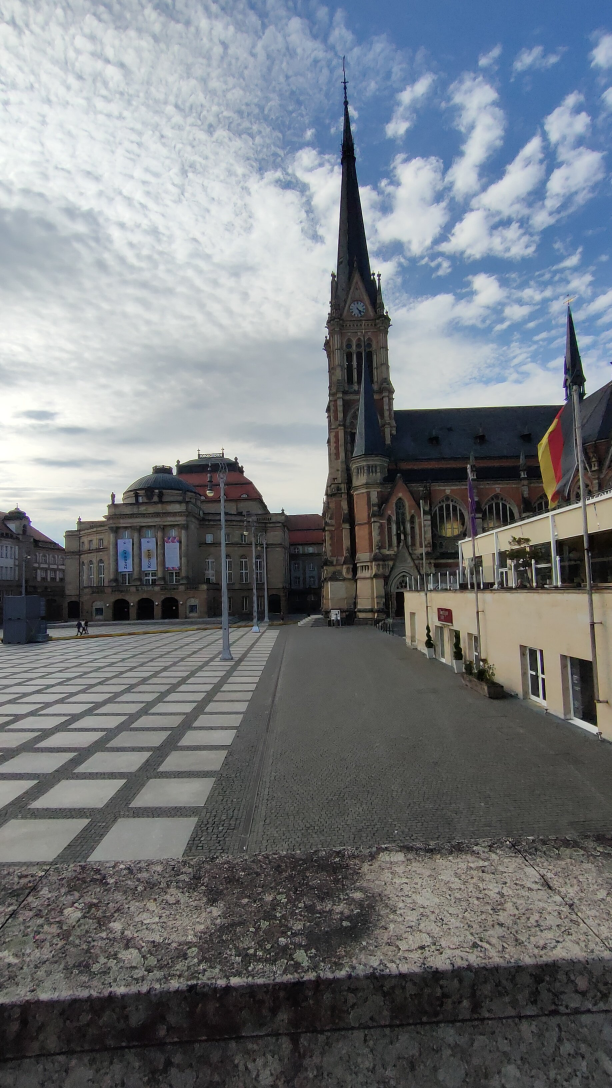
#> input picture 06_NN/resources/Chemnitz_Hauptplatz.jpg, 1836 x 3264 px (shown at 1/3 size)
$ jupyter execute nn_9_cnn_1.ipynb
#> lines starting #> are read from the running program, lines starting #| are printed output that depends on the picture
<div style="
    border: 2px solid #4CAF50;
    padding: 15px;
    background-color: #f4f4f4;
    border-radius: 10px;
    align-items: center;">

<h1 style="margin: 0; color: #4CAF50;">Neural Networks: Convolutional Neural Networks (1)</h1>
<h2 style="margin: 5px 0; color: #555;">DSAI</h2>
<h3 style="margin: 5px 0; color: #555;">Jakob Eggl</h3>

<div style="flex-shrink: 0;">

</div>
<p1> © 2025/26 Jakob Eggl. Nutzung oder Verbreitung nur mit ausdrücklicher Genehmigung des Autors.</p1>
</div>
<div style="flex: 1;">
</div>

Nachdem wir bisher nur von `Linear`-Layers gesprochen haben, möchten wir uns jetzt auf eine **neue Architektur** fokusieren. Diese ist besonders geeignet für Bilder und hat eine gravierend andere funktionsweise als bisherige Layers.

Die Rede ist von sogenannten **Convolution**-Layers, welche dann die sogenannten Convolutional Neural Networks (CNN's) bilden.

In diesem Notebook wollen wir:
1) Zuerst die Convolution-Operation kennenlernen und deren Anwendung in der klassischen Bildbearbeitung betrachten bevor wir
2) Uns das Convolution-Layer in PyTorch ansehen und uns am Schluss
3) Über die weiteren damit verbundenen Layers wie Pooling befassen.

**Hinweis:** *Convolution* ist der englische Begriff für *Faltung*.

**Hinweis:** Die Faltung ist eine mathematische Operation, welche [hier](https://de.wikipedia.org/wiki/Faltung_(Mathematik)) nachgelesen werden *kann*.

## Die Convolution-Operation

Zu Beginn wollen wir uns die Faltungsoperation auf Bildern ansehen.

In diesem Notebook haben wir dabei immer folgendes Setup:
* Wir haben ein Bild, sprich mathematisch gesehen einen $(3, \text{Hoehe}, \text{Breite})$ Tensor, also dreimal eine Matrix der Größe $\text{Hoehe} \times \text{Breite}$.
* Wir haben einen Filter $K$ (auch Kernel genannt), mathematisch gesehen ist das auch ein Tensor, der Einfachkeit halber (und das trifft auch meistens zu) denken wir einfach an eine Matrix.
* Wir wollen den Filter auf unser Bild anwenden und dabei ein neues Bild, also eine neue Matrix generieren.

Betrachten wir hier zuerst mal ein paar Beispiele.

(von https://www.youtube.com/watch?v=KuXjwB4LzSA)

(von https://www.youtube.com/watch?v=KuXjwB4LzSA)

Hier ist bei beiden Bildern rechts oben bzw. auch links das große Bild das Ausgangsbild. Rechts oben (blau umrahmt) ist der Filter zu sehen.

Das Ergebnis der Faltungsoperation (Convolution) ist unten rechts zu sehen:
Im Super-Mario Bild ist das ein Unschärfe Filter, im zweiten Bild mehr oder weniger das Gegenteil, sprich ein Filter zum Schärfen des Bildes.

**Aber was passiert da genau?**

Wir betrachten dazu ein **schwarz-weiß Bild**, also eine Matrix als unseren Input.

In unserem Fall ist das die **Matrix**:
$$X=\begin{pmatrix}
    0 & 0 & 0 & 0 & 0 & 0\\
    0 & 1.0 & 0 & 0 & 0.4 & 0\\
    0 & 0 & 0 & 0.4 & 0 & 0\\
    0 & 0 & 0 & 0 & 0.4 & 0\\
    0 & 0 & 0 & 0.4 & 0 & 0\\
    0 & 0 & 0 & 0 & 0.4 & 0
\end{pmatrix}$$

Dazu wollen wir als **Kernel (=Filter)** folgende Matrix verwenden

$$K = \begin{pmatrix}
    0 & 0 & 0.5 \\
    0 & 0.5 & 0 \\
    0 & 0 & 0.5
\end{pmatrix}$$

Bei der Faltung wird nun der Filter über den Input $X$ gelegt, und das in jeder möglichen Kombination.

Das sieht in unserem Fall dann so aus für den ersten Eintrag des Ergebnisses.

(von Dr. Andreas Schörgenhumer; Hands-On AI1 WS2021)

**Was ist hier passiert?** Wir haben den Filter (rot) über unser Bild (blau) gelegt und danach einfach Elementweise Matrix-Multipliziert und das Ergebnis zusammen gezählt.

Dies wiederholen wir jetzt auch für die anderen Möglichkeiten. Also wir shiften unseren Kern um 1 Spalte nach rechts.

(von Dr. Andreas Schörgenhumer; Hands-On AI1 WS2021)

Dies wiederholen wir jetzt solange, bis wir alle Möglichkeiten durch haben.

(von Dr. Andreas Schörgenhumer; Hands-On AI1 WS2021)

(von Dr. Andreas Schörgenhumer; Hands-On AI1 WS2021)

(von Dr. Andreas Schörgenhumer; Hands-On AI1 WS2021)

(von Dr. Andreas Schörgenhumer; Hands-On AI1 WS2021)

(von Dr. Andreas Schörgenhumer; Hands-On AI1 WS2021)

**Wichtig:** Wie wir sehen ist also die Faltung quasi (mathematisch sehr ungenau) wie ein 2D-Skalarprodukt.

Somit können wir auch erklären, warum beim Super-Mario Bild vorher ein unscharfer Output erzeugt wird. Der Grund ist, weil einfach der neue Pixel-Wert der Durchschnitt von allen umliegenden Pixelwerten ist.

**Wichtig:** Beim Super-Mario und Kirby Bild ist die Faltung jeweils auf jeden Channel ausgeführt worden. Dabei wurde jedes mal der gleiche Filter (Kernel) verwendet.

Wir wollen nun ein paar weitere Filter ausprobieren bei eigenen Bildern. Dazu nutzen wir die `cv2` Bibliothek. Das geht (falls noch nicht vorhanden mit dem `pip install opencv-python` Command).

[cell 1]
import cv2
import matplotlib
import matplotlib.pyplot as plt
import numpy as np
import os

[cell 2]
image_path = os.path.join("..", "resources", "Chemnitz_Hauptplatz.jpg")
image = cv2.imread(image_path, cv2.IMREAD_GRAYSCALE)
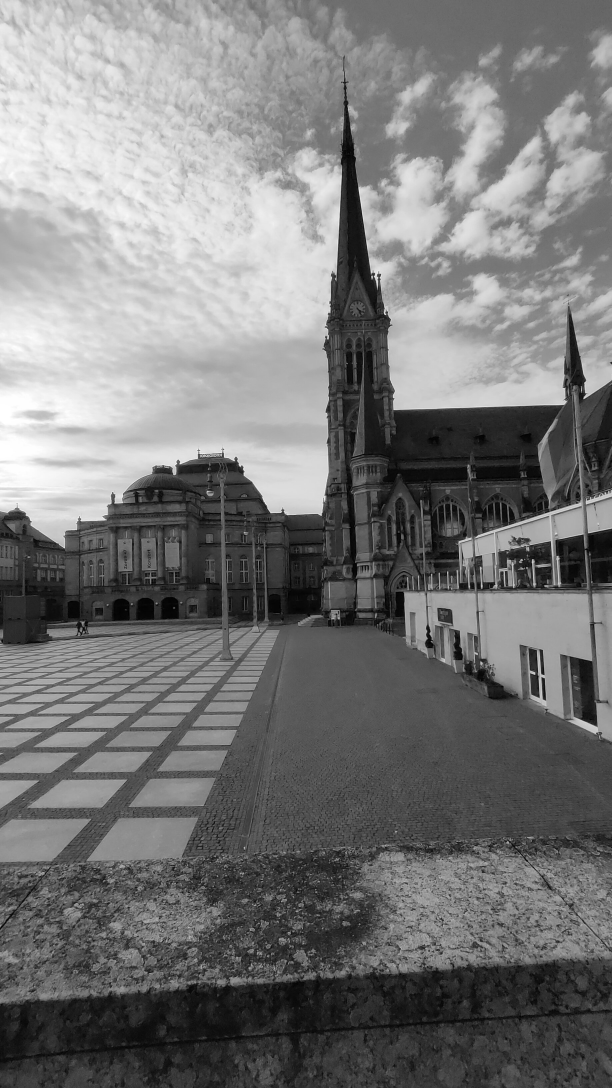
#> image: shape (3264, 1836) (shown at 1/3 size); min 0, max 255, mean 120.3

fig, ax = plt.subplots(figsize=(3, 6))
ax.imshow(image, cmap="gray", vmin=0, vmax=255)

ax.grid(False)
ax.set_xticks([])
ax.set_yticks([])

plt.show()

Nun definieren wir unsere Kernel. Beispiele sind zum Beispiel die Sobel Filter.

[cell 3]
sobel_x = np.array([
    [ -1,  0,  1],
    [ -2,  0,  2],
    [ -1,  0,  1]
])
sobel_y = np.array([
    [ -1, -2, -1],
    [  0,  0,  0],
    [  1,  2,  1]
])


mean_blur = 1/400 * np.ones((20, 20))

edge_detection = sobel_x + sobel_y

gaussian_blur = 1/36 * np.array([
    [1,4,1],
    [4,16,4],
    [1,4,1]
])

filter = edge_detection

filtered_image = cv2.filter2D(image, -1, filter)
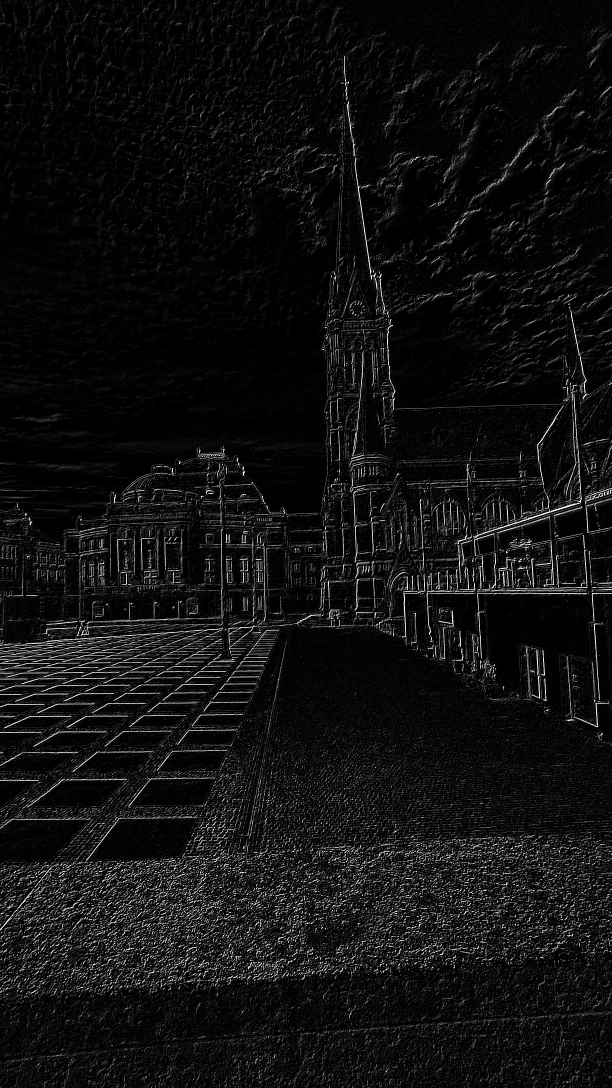
#> filtered_image: shape (3264, 1836) (shown at 1/3 size); min 0, max 255, mean 16.8


fig, ax = plt.subplots(figsize=(3, 6))
ax.imshow(filtered_image, cmap="gray", vmin=0, vmax=255)
ax.grid(False)
ax.set_xticks([])
ax.set_yticks([])
plt.show()
